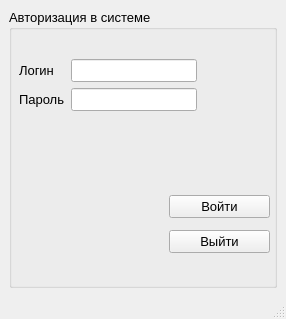
<?xml version="1.0" encoding="UTF-8"?>
<ui version="4.0">
 <class>MainWindow</class>
 <widget class="QMainWindow" name="MainWindow">
  <property name="geometry">
   <rect>
    <x>0</x>
    <y>0</y>
    <width>286</width>
    <height>319</height>
   </rect>
  </property>
  <property name="windowTitle">
   <string>MainWindow</string>
  </property>
  <widget class="QWidget" name="centralwidget">
   <layout class="QGridLayout" name="gridLayout">
    <item row="0" column="0">
     <layout class="QVBoxLayout" name="verticalLayout">
      <item>
       <widget class="QGroupBox" name="autoriz_box">
        <property name="font">
         <font>
          <pointsize>10</pointsize>
         </font>
        </property>
        <property name="title">
         <string>Авторизация в системе</string>
        </property>
        <widget class="QWidget" name="">
         <property name="geometry">
          <rect>
           <x>10</x>
           <y>50</y>
           <width>178</width>
           <height>52</height>
          </rect>
         </property>
         <layout class="QFormLayout" name="formLayout">
          <item row="0" column="0">
           <widget class="QLabel" name="autoriz_login">
            <property name="text">
             <string>Логин</string>
            </property>
           </widget>
          </item>
          <item row="0" column="1">
           <widget class="QLineEdit" name="autoriz_line_login"/>
          </item>
          <item row="1" column="0">
           <widget class="QLabel" name="autoriz_pass">
            <property name="text">
             <string>Пароль</string>
            </property>
           </widget>
          </item>
          <item row="1" column="1">
           <widget class="QLineEdit" name="autoriz_line_pass"/>
          </item>
         </layout>
        </widget>
        <widget class="QWidget" name="">
         <property name="geometry">
          <rect>
           <x>160</x>
           <y>180</y>
           <width>101</width>
           <height>71</height>
          </rect>
         </property>
         <layout class="QVBoxLayout" name="verticalLayout_2">
          <item>
           <widget class="QPushButton" name="autoriz_enter_btn">
            <property name="text">
             <string>Войти</string>
            </property>
           </widget>
          </item>
          <item>
           <widget class="QPushButton" name="pushButton_2">
            <property name="text">
             <string>Выйти</string>
            </property>
           </widget>
          </item>
         </layout>
        </widget>
       </widget>
      </item>
     </layout>
    </item>
   </layout>
  </widget>
  <widget class="QMenuBar" name="menubar">
   <property name="geometry">
    <rect>
     <x>0</x>
     <y>0</y>
     <width>286</width>
     <height>21</height>
    </rect>
   </property>
  </widget>
  <widget class="QStatusBar" name="statusbar"/>
 </widget>
 <resources/>
 <connections/>
</ui>
